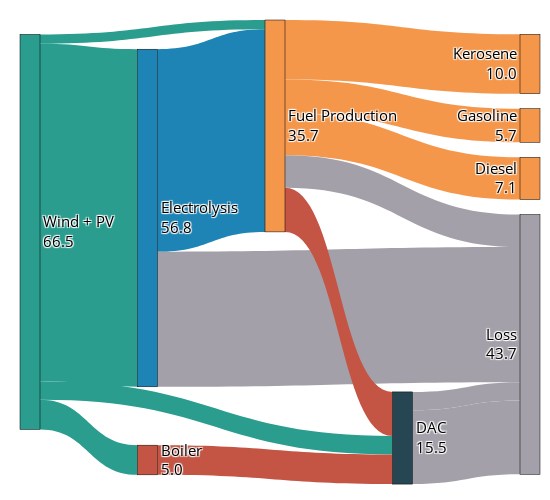

This figure's notebook cell:
### Code cell
fig = go.Figure(data=[go.Sankey(
    arrangement = 'snap',
    node = dict(
      pad = 15,
      thickness = 20,
      line = dict(color = "black", width = 0.5),
      label = labels,
      x = x,
      y = y,
      color = node_colors
    ),
    link = dict(
      source = sources, 
      target = targets,
      value = values,
      color = flow_colors
    ),
    
)])

fig.update_layout(margin=dict(l=20, r=20, t=20, b=40), font_color='black', font_family='"Open Sans", verdana, arial, sans-serif', font_size=15, width=550, height=500)
fig.show()
fig.write_image('../../gfx/Sankey.png')

### Figure 1 — Plotly figure (JSON) as saved in the notebook; plotly's stock layout.template omitted (floating-point values rounded to 4 significant figures)
{"data": [{"arrangement": "snap", "link": {"color": ["#F4974B", "#F4974B", "#F4974B", "#1D84B5", "#2A9D8F", "#A4A0A9", "#A4A0A9", "#A4A0A9", "#2A9D8F", "#C45544", "#C45544", "#2A9D8F", "#A4A0A9", "#2A9D8F"], "source": [2, 2, 2, 1, 0, 1, 8, 8, 0, 2, 4, 0, 2, 0], "target": [7, 5, 6, 2, 1, 3, 3, 3, 8, 8, 8, 4, 3, 2], "value": [10, 7.116, 5.662, 34.1, 56.84, 22.74, 3.104, 12.42, 3.104, 7.424, 4.992, 4.992, 5.478, 1.576]}, "node": {"color": ["#2A9D8F", "#1D84B5", "#F4974B", "#A4A0A9", "#C45544", "#F4974B", "#F4974B", "#F4974B", "#264653"], "label": ["Wind + PV<br>66.5", "Electrolysis<br>56.8", "Fuel Production<br>35.7", "Loss<br>43.7", "Boiler<br>5.0", "Diesel<br>7.1", "Gasoline<br>5.7", "Kerosene<br>10.0", "DAC<br>15.5"], "line": {"color": "black", "width": 0.5}, "pad": 15, "thickness": 20, "x": [0, 0.25, 0.5, 1, 0.25, 1, 1, 1, 0.75], "y": [0, 0.45, 0.1, 0.7, 1, 0.3, 0.2, 0.1, 0.95]}, "type": "sankey"}], "layout": {"font": {"color": "black", "family": "\"Open Sans\", verdana, arial, sans-serif", "size": 15}, "height": 500, "margin": {"b": 40, "l": 20, "r": 20, "t": 20}, "width": 550}}
